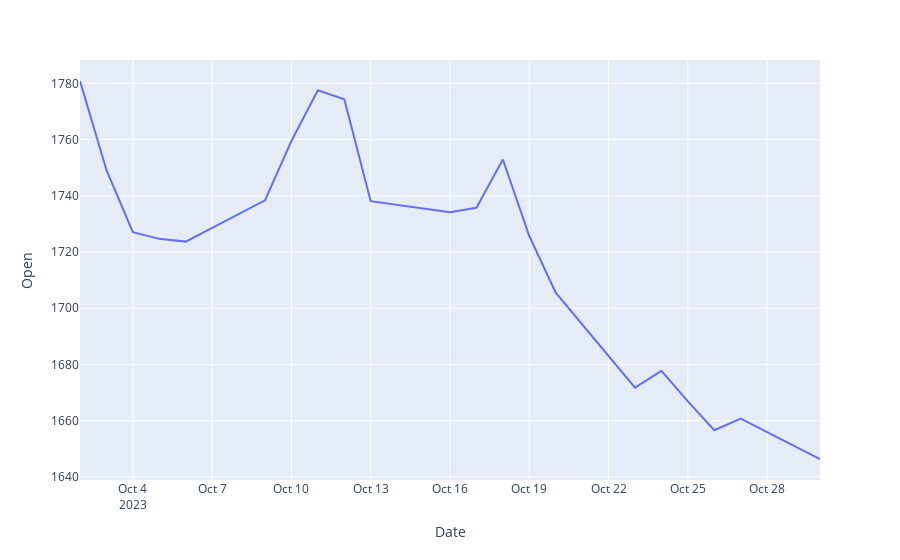

Write notebook code for a chart like this one.
### Code cell
px.line(df, x=df.index, y=df.Open)

### Figure 1 — Plotly figure (JSON) as saved in the notebook; plotly's stock layout.template omitted (floating-point values rounded to 4 significant figures)
{"data": [{"hovertemplate": "Date=%{x}<br>Open=%{y}<extra></extra>", "legendgroup": "", "line": {"color": "#636efa", "dash": "solid"}, "marker": {"symbol": "circle"}, "mode": "lines", "name": "", "orientation": "v", "showlegend": false, "type": "scatter", "x": ["2023-10-02T00:00:00-04:00", "2023-10-03T00:00:00-04:00", "2023-10-04T00:00:00-04:00", "2023-10-05T00:00:00-04:00", "2023-10-06T00:00:00-04:00", "2023-10-09T00:00:00-04:00", "2023-10-10T00:00:00-04:00", "2023-10-11T00:00:00-04:00", "2023-10-12T00:00:00-04:00", "2023-10-13T00:00:00-04:00", "2023-10-16T00:00:00-04:00", "2023-10-17T00:00:00-04:00", "2023-10-18T00:00:00-04:00", "2023-10-19T00:00:00-04:00", "2023-10-20T00:00:00-04:00", "2023-10-23T00:00:00-04:00", "2023-10-24T00:00:00-04:00", "2023-10-25T00:00:00-04:00", "2023-10-26T00:00:00-04:00", "2023-10-27T00:00:00-04:00", "2023-10-30T00:00:00-04:00"], "xaxis": "x", "y": [1781.0, 1749.0, 1727.0, 1725.0, 1724.0, 1738.0, 1760.0, 1778.0, 1774.0, 1738.0, 1734.0, 1736.0, 1753.0, 1726.0, 1706.0, 1672.0, 1678.0, 1667.0, 1657.0, 1661.0, 1646.0], "yaxis": "y"}], "layout": {"legend": {"tracegroupgap": 0}, "margin": {"t": 60}, "xaxis": {"anchor": "y", "domain": [0, 1], "title": {"text": "Date"}}, "yaxis": {"anchor": "x", "domain": [0, 1], "title": {"text": "Open"}}}}
